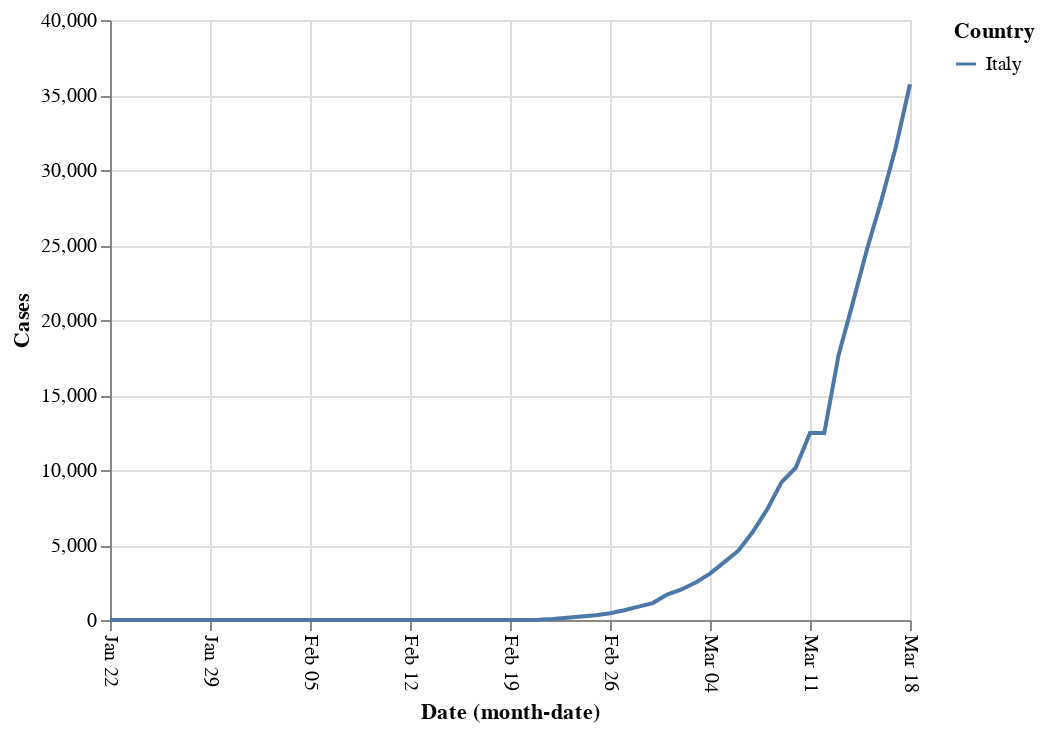

Source (notebook cell):
### Code cell
alt.Chart(covid19[covid19.Country.isin(['Italy'])]
         ).mark_line().encode(x=alt.X('monthdate(Date)', 
                                                  axis=alt.Axis(labelAngle=90)), 
                                         y='Cases', color='Country')

### Figure 1 — Vega-Lite specification as saved in the notebook (floating-point values rounded to 4 significant figures)
{"config": {"view": {"continuousWidth": 400, "continuousHeight": 300}}, "data": {"name": "data-14cffa9efa9742962865c09c0aca5028"}, "mark": "line", "encoding": {"color": {"type": "nominal", "field": "Country"}, "x": {"type": "temporal", "axis": {"labelAngle": 90}, "field": "Date", "timeUnit": "monthdate"}, "y": {"type": "quantitative", "field": "Cases"}}, "$schema": "https://vega.github.io/schema/vega-lite/v4.0.2.json", "datasets": {"data-14cffa9efa9742962865c09c0aca5028": [{"Country": "Italy", "Cases": 0, "Date": "2020-01-22T00:00:00"}, {"Country": "Italy", "Cases": 0, "Date": "2020-01-23T00:00:00"}, {"Country": "Italy", "Cases": 0, "Date": "2020-01-24T00:00:00"}, {"Country": "Italy", "Cases": 0, "Date": "2020-01-25T00:00:00"}, {"Country": "Italy", "Cases": 0, "Date": "2020-01-26T00:00:00"}, {"Country": "Italy", "Cases": 0, "Date": "2020-01-27T00:00:00"}, {"Country": "Italy", "Cases": 0, "Date": "2020-01-28T00:00:00"}, {"Country": "Italy", "Cases": 0, "Date": "2020-01-29T00:00:00"}, {"Country": "Italy", "Cases": 0, "Date": "2020-01-30T00:00:00"}, {"Country": "Italy", "Cases": 2, "Date": "2020-01-31T00:00:00"}, {"Country": "Italy", "Cases": 2, "Date": "2020-02-01T00:00:00"}, {"Country": "Italy", "Cases": 2, "Date": "2020-02-02T00:00:00"}, {"Country": "Italy", "Cases": 2, "Date": "2020-02-03T00:00:00"}, {"Country": "Italy", "Cases": 2, "Date": "2020-02-04T00:00:00"}, {"Country": "Italy", "Cases": 2, "Date": "2020-02-05T00:00:00"}, {"Country": "Italy", "Cases": 2, "Date": "2020-02-06T00:00:00"}, {"Country": "Italy", "Cases": 3, "Date": "2020-02-07T00:00:00"}, {"Country": "Italy", "Cases": 3, "Date": "2020-02-08T00:00:00"}, {"Country": "Italy", "Cases": 3, "Date": "2020-02-09T00:00:00"}, {"Country": "Italy", "Cases": 3, "Date": "2020-02-10T00:00:00"}, {"Country": "Italy", "Cases": 3, "Date": "2020-02-11T00:00:00"}, {"Country": "Italy", "Cases": 3, "Date": "2020-02-12T00:00:00"}, {"Country": "Italy", "Cases": 3, "Date": "2020-02-13T00:00:00"}, {"Country": "Italy", "Cases": 3, "Date": "2020-02-14T00:00:00"}, {"Country": "Italy", "Cases": 3, "Date": "2020-02-15T00:00:00"}, {"Country": "Italy", "Cases": 3, "Date": "2020-02-16T00:00:00"}, {"Country": "Italy", "Cases": 3, "Date": "2020-02-17T00:00:00"}, {"Country": "Italy", "Cases": 3, "Date": "2020-02-18T00:00:00"}, {"Country": "Italy", "Cases": 3, "Date": "2020-02-19T00:00:00"}, {"Country": "Italy", "Cases": 3, "Date": "2020-02-20T00:00:00"}, {"Country": "Italy", "Cases": 20, "Date": "2020-02-21T00:00:00"}, {"Country": "Italy", "Cases": 62, "Date": "2020-02-22T00:00:00"}, {"Country": "Italy", "Cases": 155, "Date": "2020-02-23T00:00:00"}, {"Country": "Italy", "Cases": 229, "Date": "2020-02-24T00:00:00"}, {"Country": "Italy", "Cases": 322, "Date": "2020-02-25T00:00:00"}, {"Country": "Italy", "Cases": 453, "Date": "2020-02-26T00:00:00"}, {"Country": "Italy", "Cases": 655, "Date": "2020-02-27T00:00:00"}, {"Country": "Italy", "Cases": 888, "Date": "2020-02-28T00:00:00"}, {"Country": "Italy", "Cases": 1128, "Date": "2020-02-29T00:00:00"}, {"Country": "Italy", "Cases": 1694, "Date": "2020-03-01T00:00:00"}, {"Country": "Italy", "Cases": 2036, "Date": "2020-03-02T00:00:00"}, {"Country": "Italy", "Cases": 2502, "Date": "2020-03-03T00:00:00"}, {"Country": "Italy", "Cases": 3089, "Date": "2020-03-04T00:00:00"}, {"Country": "Italy", "Cases": 3858, "Date": "2020-03-05T00:00:00"}, {"Country": "Italy", "Cases": 4636, "Date": "2020-03-06T00:00:00"}, {"Country": "Italy", "Cases": 5883, "Date": "2020-03-07T00:00:00"}, {"Country": "Italy", "Cases": 7375, "Date": "2020-03-08T00:00:00"}, {"Country": "Italy", "Cases": 9172, "Date": "2020-03-09T00:00:00"}, {"Country": "Italy", "Cases": 10149, "Date": "2020-03-10T00:00:00"}, {"Country": "Italy", "Cases": 12462, "Date": "2020-03-11T00:00:00"}, {"Country": "Italy", "Cases": 12462, "Date": "2020-03-12T00:00:00"}, {"Country": "Italy", "Cases": 17660, "Date": "2020-03-13T00:00:00"}, {"Country": "Italy", "Cases": 21157, "Date": "2020-03-14T00:00:00"}, {"Country": "Italy", "Cases": 24747, "Date": "2020-03-15T00:00:00"}, {"Country": "Italy", "Cases": 27980, "Date": "2020-03-16T00:00:00"}, {"Country": "Italy", "Cases": 31506, "Date": "2020-03-17T00:00:00"}, {"Country": "Italy", "Cases": 35713, "Date": "2020-03-18T00:00:00"}]}}
